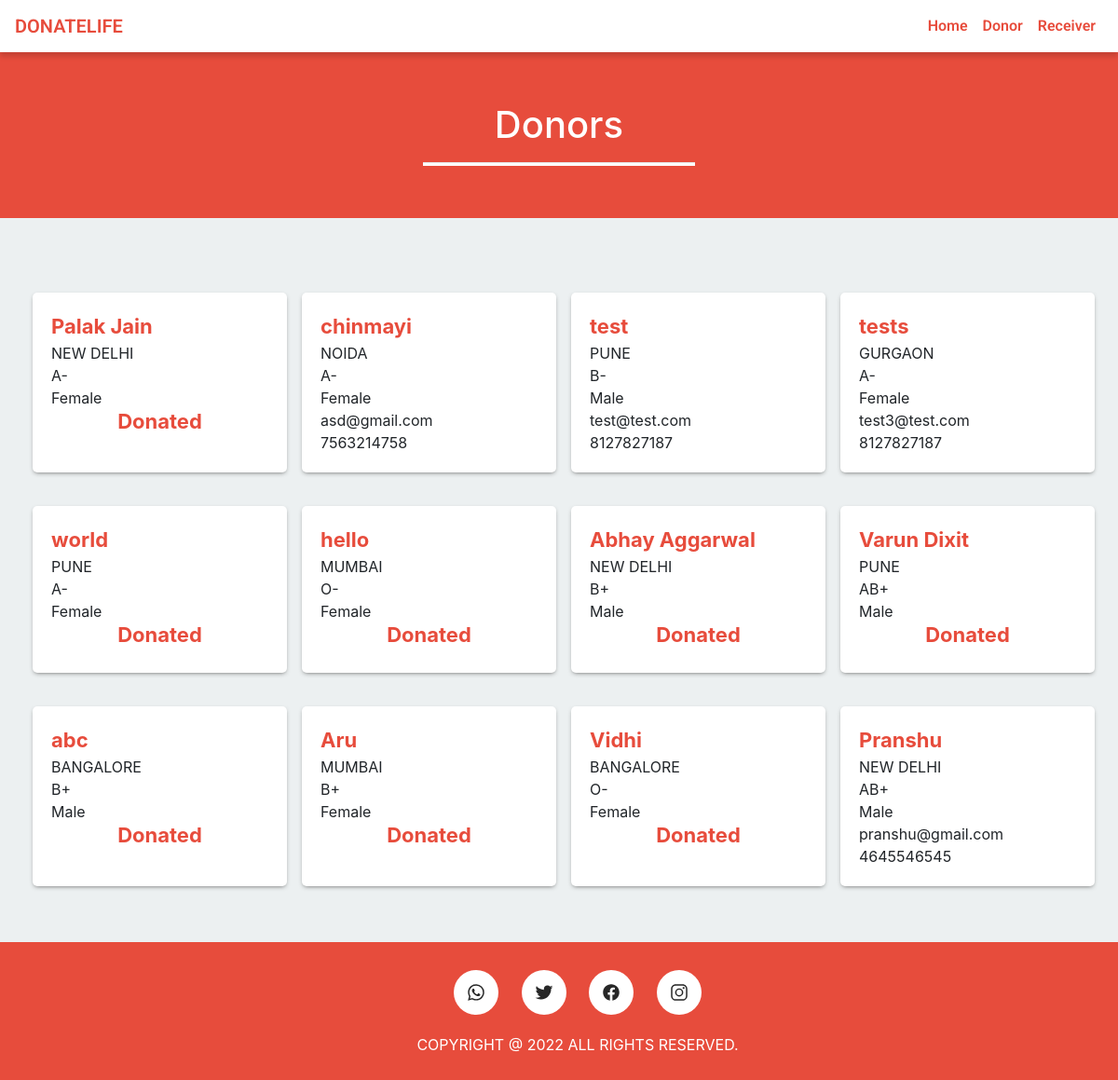
The page /donor.php on the database its author committed.
### tables this page shows
CREATE TABLE `donor` (
  `id` int(11) NOT NULL,
  `name` varchar(50) NOT NULL,
  `gender` varchar(10) NOT NULL,
  `email` varchar(50) NOT NULL,
  `city` varchar(50) NOT NULL,
  `dob` varchar(20) NOT NULL,
  `contact_No` varchar(16) NOT NULL,
  `save_life_date` varchar(20) NOT NULL,
  `password` varchar(100) NOT NULL,
  `blood_group` varchar(10) NOT NULL,
  `no_of_units` int(1) NOT NULL DEFAULT 1
);

### donor.php (the view, shortened to what this page needs)
<?php
	include ('include/header.php');
?>
<div class="container-fluid red-background size">
	<div class="row">
		<div class="col-md-6 offset-md-3">
			<h1 class="text-center">Donors</h1>
			<hr class="white-bar">
		</div>
	</div>
</div>
<div class="container" style="padding: 60px 0;">
	<div class="row data" style="margin: 0; display: grid; grid-template-columns: 1fr 1fr 1fr 1fr; gap: 1rem;">
		<?php
			$sql="SELECT * FROM donor";
			$result=mysqli_query($connection,$sql);
			if(mysqli_num_rows($result)>0){
				while($row=mysqli_fetch_assoc($result)){
					if($row['save_life_date']=='0'){
						echo '<div class="col-md-12 col-sm-12 col-lg-12 donors_data">
						<span class="name">'.$row['name'].'</span>
						<span>'.$row['city'].'</span>
						<span>'.$row['blood_group'].'</span>
						<span>'.$row['gender'].'</span>
						<span>'.$row['email'].'</span>
						<span>'.$row['contact_No'].'</span>
						</div>';
					}else{
						$date=$row ['save_life_date'];
						$start=date_create("$date");
						$end = date_create();
						$diff=date_diff($start,$end);
						$diffMonth=$diff->m;
						if($diffMonth>=3){
							echo '<div class="col-md-12 col-sm-12 col-lg-12 donors_data">
								<span class="name">'.$row['name'].'</span>
								<span>'.$row['city'].'</span>
								<span>'.$row['blood_group'].'</span>
								<span>'.$row['gender'].'</span>
								<span>'.$row['email'].'</span>
								<span>'.$row['contact_No'].'</span>
								</div>';
						}else{
							echo '<div class="col-md-12 col-sm-12 col-lg-12 donors_data">
							<span class="name">'.$row['name'].'</span>
							<span>'.$row['city'].'</span>
							<span>'.$row['blood_group'].'</span>
							<span>'.$row['gender'].'</span>
							<h4 class="name text-center">Donated</h4>
							</div>';
						}
					}
				}
			}
		?>
	</div>
</div>
<?php
	include ('include/footer.php');
?>

### include/header.php (shortened to what this page needs)
<!DOCTYPE html>
	<head>
        <link rel="stylesheet" href="css/styles.css">
        <link rel="stylesheet" type="text/css" href="bootstrap/css/bootstrap.min.css">
		<link rel="stylesheet" href="css/custom.css">
	</head>
<?php
    if(isset($_SESSION['user_id']) && !empty($_SESSION['user_id'])){
        include 'usernav.php';
    }
    else{
        include 'navigation.php';
    }
?>

### include/navigation.php (shortened to what this page needs)
<body>
<nav id="mainNav" class="navbar fixed-top navbar-default navbar-expand-lg navbar-light bg-light">
  <a class="navbar-brand" href="./index.php"><i class="fa-solid fa-hand-holding-droplet"></i> DONATELIFE</a>
  <div class="collapse navbar-collapse" id="navbarTogglerDemo02">
    <ul class="navbar-nav form-inline my-2 my-lg-0">
      <li class="nav-item">
        <a class="nav-link" href="index.php">Home</a>
      </li>
      <li class="nav-item">
        <a class="nav-link" href="donate.php">Donor</a>
      </li>
      <li class="nav-item">
        <a class="nav-link" href="Receiver.php">Receiver</a>
      </li>
    </ul>
  </div>
</nav>

### include/footer.php (shortened to what this page needs)
</head>
<body>
    <footer>
        <ul class="icons">
            <li><a href="https://www.whatsapp.com/" target="_blank"><ion-icon name="logo-whatsapp"></ion-icon></a></li>
            <li><a href="https://twitter.com/" target="_blank"><ion-icon name="logo-twitter"></ion-icon></a></li>
            <li><a href="https://www.facebook.com/" target="_blank"><ion-icon name="logo-facebook"></ion-icon></a></li>
            <li><a href="https://www.instagram.com/" target="_blank"><ion-icon name="logo-instagram"></ion-icon></a></li>
			<p style="color: white; padding-top:10px">Copyright @ 2022 All Rights Reserved.</p>
        </ul>
    </footer>

### css/styles.css (style rules this page uses)
body { background: #f1f4f7; padding-top: 50px; color: #5f6468; font-family: "Roboto", sans-serif; }
p { color: #777; }
a, a:hover, a:focus { color: #e74c3c; }
h1, h2, h3, h4, h5, h6 { color: #5f6468; }
h1 { font-weight: 300; font-size: 40px; }
h3, h4 { font-weight: 300; }
.navbar-nav li a { color: #e74c3c !important; }

### css/custom.css (style rules this page uses)
.navbar-brand, .nav-link { color: #e74c3c !important; }
.navbar-default { background-color: white !important; border-color: rgba(34, 34, 34, 0.05); font-family: 'Roboto', 'Helvetica Neue', Arial, sans-serif; -webkit-transition: all 0.35s; -moz-transition: all 0.35s; transition: all 0.35s; }
@media (min-width: 768px) { .navbar-default { background-color: white !important; border-color: rgba(255, 255, 255, 0.3); } }
nav { -webkit-box-shadow: 0px 5px 5px 0px rgba(0,0,0,0.14); -moz-box-shadow: 0px 5px 5px 0px rgba(0,0,0,0.14); box-shadow: 0px 5px 5px 0px rgba(0,0,0,0.14); font-family: 'Roboto', sans-serif; font-weight: 600; }
body { background-color: #ecf0f1; width: 100%; overflow-x: hidden; height: 100%; min-height: 100vh; display: grid; }
.white-bar { height: 3px; width: 50%; color: white; background-color: white; }
.red-background { background-color: #e74c3c; min-height: fit-content; height: auto; padding: 10px }

### donor.php (style rules this page uses)
.size { min-height: 0px; padding: 60px 0 40px 0; }
h1 { color: white; }
span { display: block; }
.name { color: #e74c3c; font-size: 22px; font-weight: 700; }
.donors_data { background-color: white; border-radius: 5px; margin:20px 5px 0px 5px; -webkit-box-shadow: 0px 2px 5px -2px rgba(89,89,89,0.95); -moz-box-shadow: 0px 2px 5px -2px rgba(89,89,89,0.95); box-shadow: 0px 2px 5px -2px rgba(89,89,89,0.95); padding: 20px; }

### include/footer.php (style rules this page uses)
a { text-decoration: none; }
footer { background-color: #e74c3c; text-align: center; text-transform: uppercase; padding-top: 20px; padding-bottom: 10px; margin-top: auto; }
footer li { list-style: none; margin: 10px; display: inline-block; }
.icons a { background: white; color: #272727; padding: 14px; font-size: 20px; border-radius: 100%; display: flex; }

### rows shown on the page
donor: name "Palak Jain", city "NEW DELHI", blood_group "A-", gender "Female"
donor: name "chinmayi", city "NOIDA", blood_group "A-", gender "Female", email "asd@gmail.com", contact_No "7563214758"
donor: name "test", city "PUNE", blood_group "B-", gender "Male", email "test@test.com", contact_No "8127827187"
donor: name "tests", city "GURGAON", blood_group "A-", gender "Female", email "test3@test.com", contact_No "8127827187"
donor: name "world", city "PUNE", blood_group "A-", gender "Female"
donor: name "hello", city "MUMBAI", blood_group "O-", gender "Female"
donor: name "Abhay Aggarwal", city "NEW DELHI", blood_group "B+", gender "Male"
donor: name "Varun Dixit", city "PUNE", blood_group "AB+", gender "Male"
donor: name "abc", city "BANGALORE", blood_group "B+", gender "Male"
donor: name "Aru", city "MUMBAI", blood_group "B+", gender "Female"
donor: name "Vidhi", city "BANGALORE", blood_group "O-", gender "Female"
donor: name "Pranshu", city "NEW DELHI", blood_group "AB+", gender "Male", email "pranshu@gmail.com", contact_No "4645546545"
